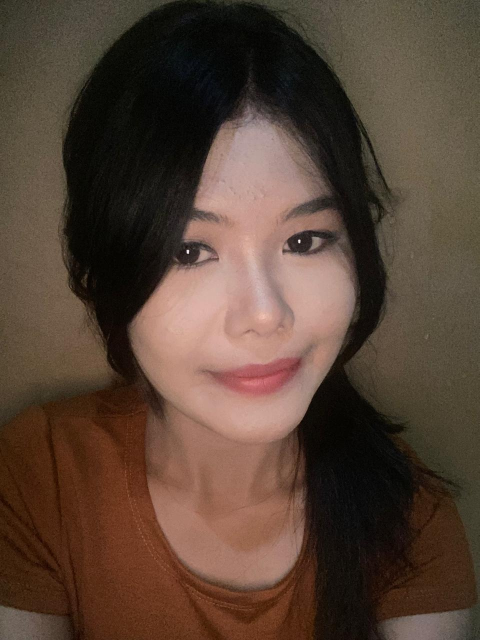
#> input picture data/marsella.jpeg, 959 x 1280 px (shown at 1/2 size)
$ jupyter execute 121140174_ho2.ipynb
#> lines starting #> are read from the running program, lines starting #| are printed output that depends on the picture; after the words box and inside, x2 and y2 are one past the last pixel; in counts of white or black regions, pixels touching at a corner belong together
# **Tugas Hands On 2**

#### Nama : Marsella Yesi Natalia Sinaga

#### NIM    : 121140174

### **Sistem/Teknologi Multimedia**

## **SOAL 1**
Dengan foto anda sendiri, lakukanlah eksperimen berikut ini. Editlah sebuah foto yang terdapat wajah anda, namun
kali ini tidak dengan photoshop, melainkan dengan python. Lakukan penyesuaian berikut ini.

- Lakukan resize untuk foto anda menjadi 1080 pada dimension terpanjangnya. Gunakan cv2.resize untuk melakukan resize.
 - Buatlah frame berwarna kuning (RGB value: 255, 255, 0) sebesar 25 pixel + dua digit terakhir NIM anda pada setiap sisi foto anda. Frame tersebut akan mengelilingi foto setebal 25 pixel + dua digit terakhir NIM anda.
- Aturlah intensitas warna pada channel merah di bagian tengah (50 - 150), dan naikkan sebesar 20 poin
- Turunkanlah intensitas warna pada channel biru di atas (200- 250), dan turunkan sebesar 20 poin
- Tampilkanlah histogram dari foto tersebut
- Jelaskan hasil eksperimen anda

#### **Import Library**

[cell 1]
import numpy as np
import matplotlib.pyplot as plt
import cv2 # opencv
import os

#### **Membaca Gambar**

[cell 2]
path_img = os.path.join(os.getcwd(), 'data', 'marsella.jpeg')

# mengecek apakah file gambar ada
# jika tidak ada, akan tercetak pesan "File tidak ditemukan: <path>"
if not os.path.exists(path_img):
    print('File tidak ditemukan:', path_img)
    exit()

#### **Loading Gambar**

[cell 3]
img = cv2.imread(path_img)
#> img is the input picture: shape (1280, 959, 3); mean B, G, R 53.4, 66.4, 86.5

#### **Ubah Gambar BGR ke RGB**

[cell 4]
# Mengubah gambar bgr ke rgb
img = cv2.imread(path_img) # masih dalam format BGR
img = cv2.cvtColor(img, cv2.COLOR_BGR2RGB) # konversi ke format RGB

# Menampilkan gambar
plt.axis ('off')
plt.imshow(img)
plt.show()

#### **Resize Gambar**

[cell 5]
# Menghitung rasio untuk resize
height, width = img.shape[:2]
#> height = 1280; width = 959
if height > width:
    new_height = 1080
    new_width = int((1080 / height) * width)
#> new_width = 809
else:
    new_width = 1080
    new_height = int((1080 / width) * height)

# Resize foto
resized_img = cv2.resize(img, (new_width, new_height))
plt.imshow(resized_img)
plt.show()

#### **Membuat Frame**

[cell 6]
# Menghitung dimensi bingkai
frame_thickness = 25 + 74
yellow_frame = np.zeros((resized_img.shape[0] + frame_thickness * 2, resized_img.shape[1] + frame_thickness * 2, 3), dtype=np.uint8)
yellow_frame[:] = (255, 255, 0)

# Menempatkan gambar di tengah bingkai
yellow_frame[frame_thickness:frame_thickness + resized_img.shape[0], frame_thickness:frame_thickness + resized_img.shape[1]] = resized_img
plt.imshow(yellow_frame)
plt.show()

#### **Mengatur Intensitas Warna**

[cell 7]
# Naikkan channel merah di bagian tengah (50-150)
yellow_frame[frame_thickness:frame_thickness + resized_img.shape[0], frame_thickness:frame_thickness + resized_img.shape[1]] = resized_img
middle_row_start = yellow_frame.shape[0] // 2 - 50
#> middle_row_start = 589
middle_row_end = yellow_frame.shape[0] // 2 + 50
#> middle_row_end = 689

# Menaikkan intensitas channel merah sebesar 20 poin
yellow_frame[middle_row_start:middle_row_end, :, 0] = np.clip(
    yellow_frame[middle_row_start:middle_row_end, :, 0] + 20, 0, 255
)
plt.imshow(yellow_frame)
plt.show()

[cell 8]
# Turunkan intensitas channel biru di bagian atas (200-250)
blue_row_start = 200
blue_row_end = 250

# Menurunkan intensitas channel biru sebesar 20 poin
yellow_frame[blue_row_start:blue_row_end, :, 2] = np.clip(
    yellow_frame[blue_row_start:blue_row_end, :, 2] - 20, 0, 255
)
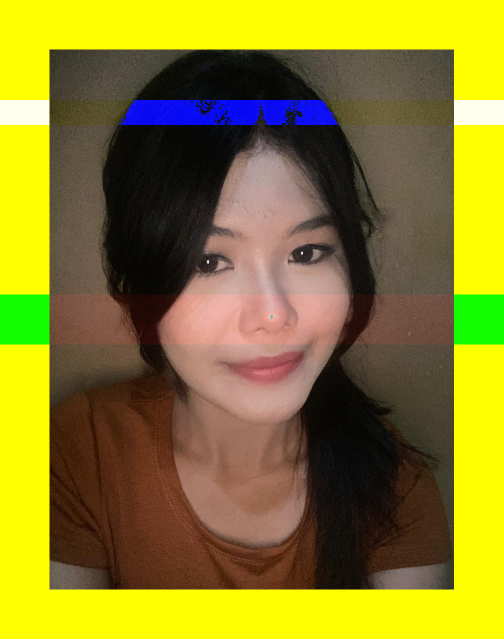
#> yellow_frame: shape (1278, 1007, 3) (shown at 1/2 size); mean R, G, B 138.2, 126.9, 41
plt.imshow(yellow_frame)
plt.show()

#### **Tampilan Histogram**

[cell 9]
# Menampilkan histogram dari gambar yang telah dimodifikasi
plt.figure(figsize=(12, 6))

# Menampilkan Histogram
red_hist, bins = np.histogram(yellow_frame[:, :, 0].ravel(), bins=256, range=[0, 256])
#> red_hist = 256 values, max 393431 at index 255, min 5 at index 252, mean 5027.1; bins = 257 values from 0 to 256
plt.subplot(1, 3, 1)
plt.plot(bins[:-1], red_hist, color='red')
plt.xlim([0, 256])
plt.title('Histogram Merah')

# Histogram untuk channel hijau
green_hist, bins = np.histogram(yellow_frame[:, :, 1].ravel(), bins=256, range=[0, 256])
#> green_hist = 256 values, max 413226 at index 255, min 0 at index 193, mean 5027.1
plt.subplot(1, 3, 2)
plt.plot(bins[:-1], green_hist, color='green')
plt.xlim([0, 256])
plt.title('Histogram Hijau')

# Histogram untuk channel biru
blue_hist, bins = np.histogram(yellow_frame[:, :, 2].ravel(), bins=256, range=[0, 256])
#> blue_hist = 256 values, max 406532 at index 0, min 0 at index 186, mean 5027.1
plt.subplot(1, 3, 3)
plt.plot(bins[:-1], blue_hist, color='blue')
plt.xlim([0, 256])
plt.title('Histogram Biru')

plt.tight_layout()
plt.show()
#> figure, not shown here; panel 1: curve peaks at x = 255, y = 393431; panel 2: curve peaks at x = 255, y = 413226; panel 3: curve peaks at x = 0, y = 406532

#### **Hasil Eksperimen**

- Resizing: Foto diubah ukurannya sehingga dimensi terpanjangnya menjadi 1080 piksel, memastikan ukuran yang sesuai untuk analisis lebih lanjut.

- Frame Kuning: Bingkai berwarna kuning (RGB: 255, 255, 0) dengan ketebalan 25 piksel ditambah dua digit terakhir dari NIM ditambahkan di setiap sisi foto, memberikan efek visual yang menarik.

- Penyesuaian Intensitas Warna:

    Channel Merah: Intensitas pada channel merah di bagian tengah dinaikkan sebesar 20 poin, membuat area tersebut lebih cerah.
    Channel Biru: Intensitas pada channel biru untuk piksel dengan nilai 200-250 diturunkan sebesar 20 poin, mengurangi saturasi warna biru.

- Histogram: Setelah semua modifikasi dilakukan, histogram dari foto yang telah diedit ditampilkan. Histogram ini menunjukkan distribusi intensitas piksel untuk setiap channel warna (merah, hijau, dan biru), memberikan gambaran visual tentang bagaimana perubahan yang dilakukan memengaruhi komposisi warna keseluruhan gambar.

## **SOAL 2**
Dengan foto anda sendiri, lakukanlah eksperimen berikut ini

- Convert image dari RGB menjadi Grayscale
- Tampilkan histogram dari foto tersebut
- Lakukanlah normalisasi level intensitas warna pada foto tersebut. Aturlah agar intensitas warna terendah menjadi 0, dan intensitas warna tertinggi menjadi 255
- Tampilkan histogram dari hasil normalisasi
- Buatlah pixel-art dari foto tersebut. Caranya adalah dengan mengubah intensitas warna menjadi 0 atau 255. Jika intensitas warna < 128, maka ubah menjadi 0, dan jika intensitas warna >= 128, maka ubah menjadi 255. Tunjukkan hasilnya

#### **Convert Image dari RGB menjadi Grayscale**

[cell 10]
gray_img = cv2.cvtColor(resized_img, cv2.COLOR_BGR2GRAY)
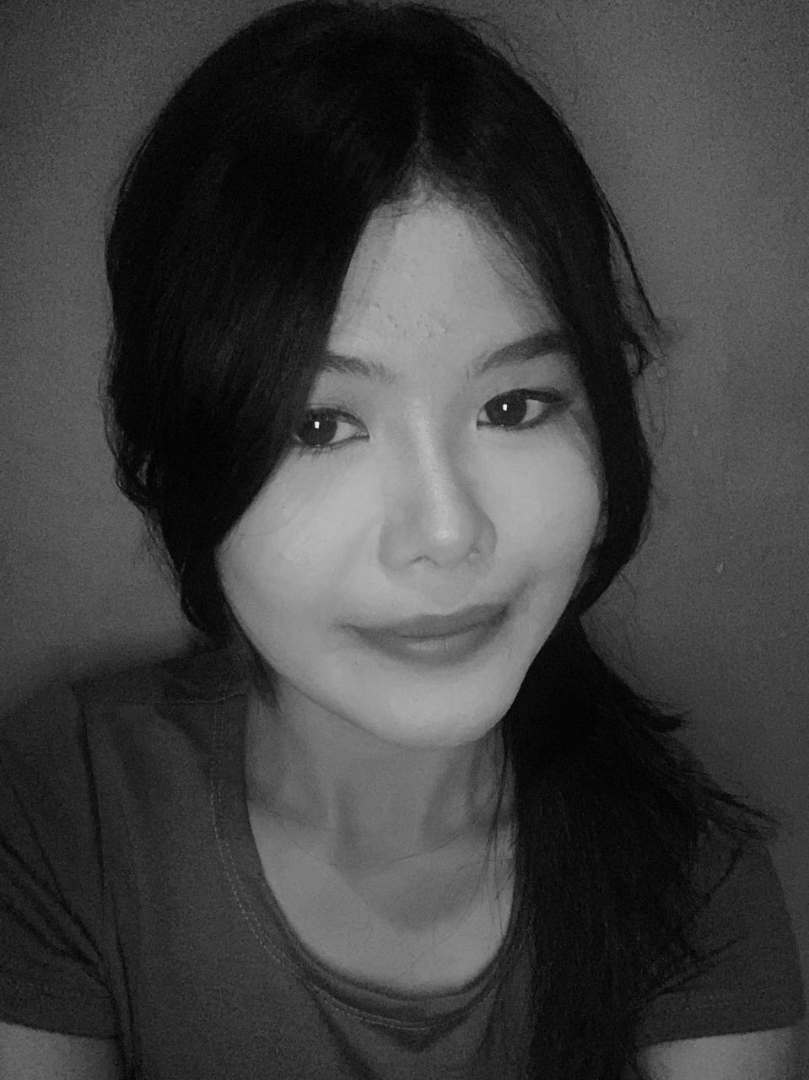
#> gray_img: shape (1080, 809); min 0, max 248, mean 64.7
plt.imshow(gray_img, cmap='gray')
plt.show()

#### **Tampilan Histogram**

[cell 11]
# Hitung histogram
hist_gray = cv2.calcHist([gray_img], [0], None, [256], [0, 256])
#> hist_gray = 256 values, max 15749 at index 9, min 0 at index 194, mean 3413

# Tampilkan histogram
plt.plot(hist_gray, color='blue')
plt.xlim([0, 256])
plt.title("Histogram Grayscale")
plt.xlabel("Intensitas")
plt.ylabel("Jumlah Piksel")
plt.show()
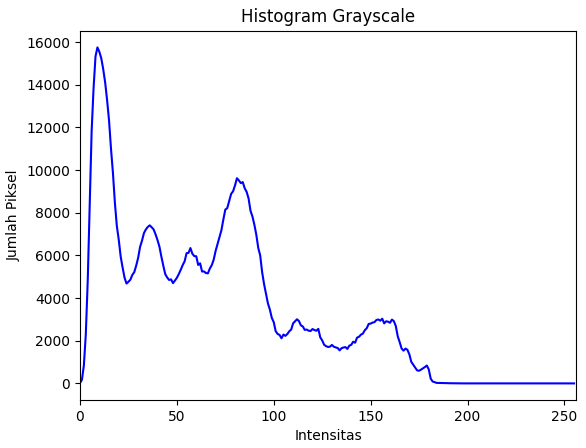
#> figure drawn by matplotlib, 1 panel; curve peaks at x = 9, y = 15749

#### **Normalisasi level intensitas warna**

[cell 12]
# Normalisasi level intensitas
min_val = np.min(gray_img)
#> min_val = 0
max_val = np.max(gray_img)
#> max_val = 248
normalized_img = (gray_img - min_val) * (255 / (max_val - min_val))
normalized_img = normalized_img.astype(np.uint8)
plt.imshow(normalized_img, cmap='gray')
plt.show()

#### **Tampilan Histogram dari Hasil Normalisasi**

[cell 13]
# Hitung histogram untuk gambar yang dinormalisasi
hist_normalized = cv2.calcHist([normalized_img], [0], None, [256], [0, 256])
#> hist_normalized = 256 values, max 15749 at index 9, min 0 at index 36, mean 3413

# Tampilkan histogram
plt.plot(hist_normalized, color='blue')
plt.xlim([0, 256])
plt.title("Histogram Gambar Normalisasi")
plt.show()
#> figure, not shown here; curve peaks at x = 9, y = 15749

#### **Membuat Pixel-Art**

[cell 14]
# Ubah intensitas warna menjadi 0 atau 255
pixel_art_img = np.where(normalized_img < 128, 0, 255).astype(np.uint8)
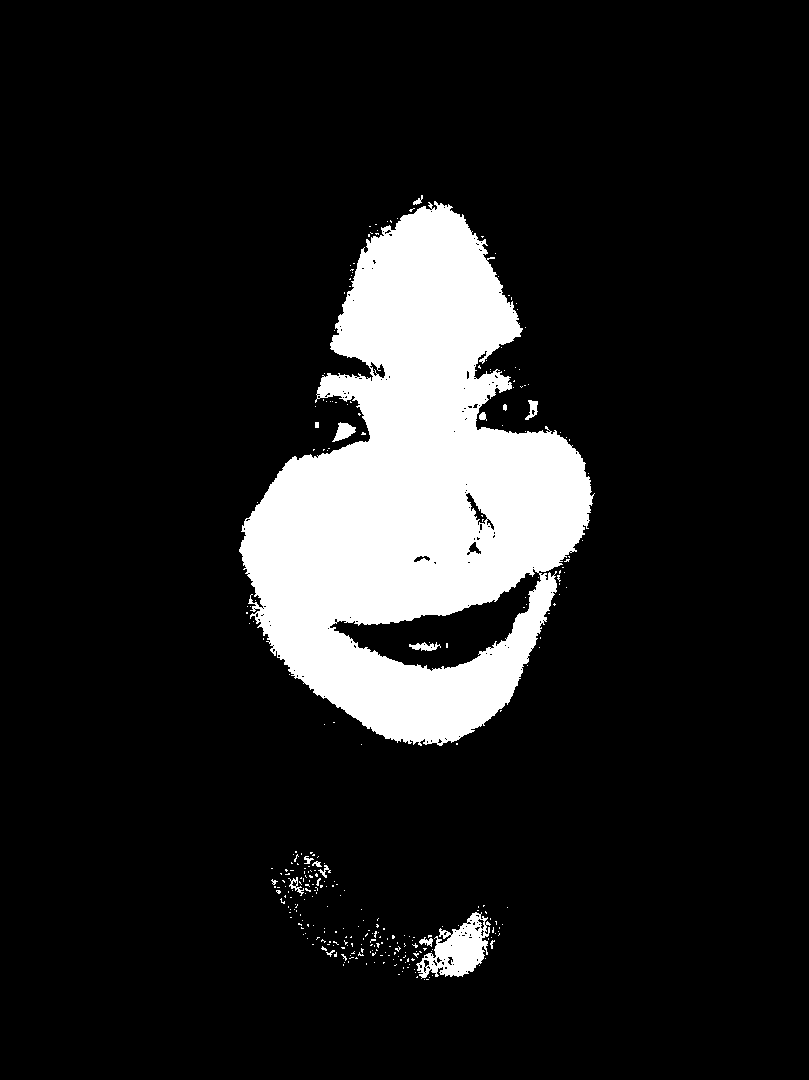
#> pixel_art_img: shape (1080, 809); 12.4% white; 306 white regions (290 under 20 px), largest, box (x1, y1, x2, y2) and area: (239, 201, 595, 746) 104200, (416, 912, 491, 979) 2478, (332, 422, 356, 442) 257
plt.imshow(pixel_art_img, cmap='gray')
plt.show()

#### **Hasil Eksperimen**

- Konversi Gambar dari RGB ke Grayscale: Gambar yang berisi wajah saya diubah menjadi format grayscale, di mana setiap piksel pada gambar baru merepresentasikan tingkat kecerahan, dengan nilai antara 0 (hitam) hingga 255 (putih). Proses ini menghilangkan informasi warna, sehingga fokus hanya pada kontras dan pencahayaan gambar.

- Histogram Gambar Grayscale: Histogram dari gambar grayscale ditampilkan untuk menunjukkan distribusi intensitas piksel. Histogram ini memberikan informasi tentang sebaran kecerahan dalam gambar, mengindikasikan seberapa banyak piksel berada pada masing-masing level intensitas.

- Normalisasi Level Intensitas Warna: Setelah konversi, dilakukan normalisasi pada intensitas warna agar nilai terendah menjadi 0 dan tertinggi menjadi 255. Proses ini meningkatkan kontras gambar dengan merentangkan nilai intensitas, sehingga detail gambar menjadi lebih jelas dan lebih terlihat.

- Histogram Setelah Normalisasi: Histogram dari gambar yang sudah dinormalisasi ditampilkan. Histogram ini menunjukkan perubahan distribusi intensitas setelah normalisasi, yang seharusnya menunjukkan rentang yang lebih luas dibandingkan histogram sebelumnya.

- Membuat Pixel-Art: Gambar grayscale diubah menjadi format pixel-art dengan mengganti intensitas warna. Jika nilai intensitas kurang dari 128, maka diubah menjadi 0 (hitam); jika lebih besar atau sama dengan 128, maka diubah menjadi 255 (putih). Hasilnya adalah gambar yang terlihat seperti pixel-art, di mana hanya dua warna (hitam dan putih) yang digunakan.

## **SOAL 3**
Dengan foto anda sendiri, lakukanlah eksperimen berikut ini

- Naikkan kecerahan (brightnes) pada foto tersebut. Anda tidak boleh menggunakan library cv2 untuk menaikkan kecerahan. Anda hanya boleh menggunakan operasi matriks. Jelaskan langkah-langkah yang anda lakukan. Tampilkan histogram dari foto tersebut
- Turunkan saturasi warna pada foto tersebut. Anda tidak boleh menggunakan library cv2 untuk menurunkan saturasi warna. Anda hanya boleh menggunakan operasi matriks. Jelaskan langkah-langkah yang anda lakukan. Tampilkan histogram dari foto tersebut
- Turunkan kontras pada foto tersebut. Anda tidak boleh menggunakan library cv2 untuk menurunkan kontras. Anda hanya boleh menggunakan operasi matriks. Jelaskan langkah-langkah yang anda lakukan. Tampilkan histogram dari foto tersebut

#### **Membaca Gambar**

[cell 15]
path_img = os.path.join(os.getcwd(), 'data', 'marsella.jpeg')

# mengecek apakah file gambar ada
# jika tidak ada, akan tercetak pesan "File tidak ditemukan: <path>"
if not os.path.exists(path_img):
    print('File tidak ditemukan:', path_img)
    exit()
img = plt.imread(path_img)

# Menampilkan gambar
plt.axis ('off')
plt.imshow(img)
plt.show()

#### **Menaikkan Kecerahan (Brightnes)**

[cell 16]
# Manipulasi Gambar ke format Float
img = img.astype(np.float32)

# Menaikkan kecerahan
brightness_increase = 50
brightened_img = np.clip(img + brightness_increase, 0, 255)
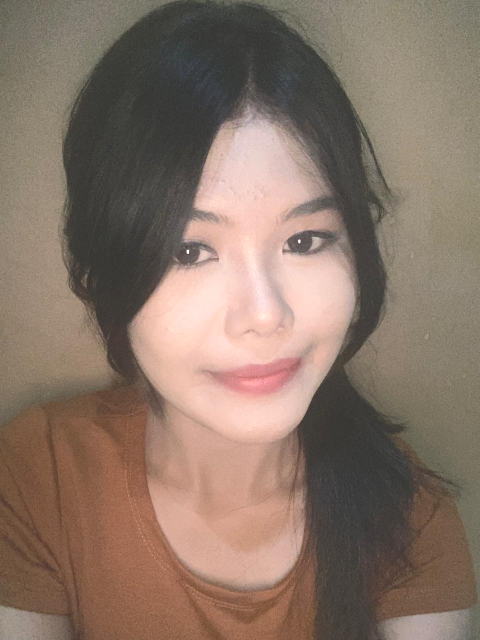
#> brightened_img: shape (1280, 959, 3) float32 (shown at 1/2 size); mean R, G, B 136.4, 116.4, 103.4
plt.imshow(brightened_img.astype(np.uint8))
plt.show()

### **Penjelasan:**

1. ##### Manipulasi Gambar ke format Float
   Untuk mengonversi tipe data gambar dari format integer ke format float32. karna Operasi aritmatika dalam penambahan kecerahan, dapat menghasilkan nilai yang lebih besar dari 255 (nilai maksimum untuk uint8). Jika tidak mengonversi ke float, penambahan ini dapat menyebabkan overflow (nilai yang melebihi batas maksimum) dan menghasilkan artefak yang tidak diinginkan. Dengan menggunakan float32, maka dapat menangani nilai yang lebih besar tanpa kehilangan informasi. untuk hasil Gambar sekarang berada dalam format float, dengan nilai pixel yang dapat berkisar dari 0 hingga lebih dari 255.

2. ##### Menaikkan kecerahan
   - img + brightness_increase: untuk menambahkan nilai brightness_increase (50) ke setiap pixel dalam gambar. Ini berarti setiap pixel akan menjadi lebih terang dengan nilai 50.
   - np.clip(..., 0, 255): Fungsi np.clip digunakan untuk membatasi nilai pixel agar tetap dalam rentang 0 hingga 255. Jika hasil penambahan kecerahan melebihi 255, maka nilai tersebut akan dipotong menjadi 255. Jika ada nilai yang kurang dari 0 (meskipun dalam konteks ini tidak mungkin karena sudah menggunakan float), maka nilai tersebut akan dipotong menjadi 0.
   - gambar yang telah ditingkatkan kecerahannya, dengan semua nilai pixel yang berada dalam rentang yang valid (0-255).

#### **Tampilan Histogram**

[cell 17]
# Menampilkan histogram
plt.figure(figsize=(12, 6))
plt.subplot(1, 2, 2)
plt.plot(hist_normalized, color='blue')
plt.title('Histogram gambar setelah diberi brightnes')
plt.xlim([0, 256])
plt.show()
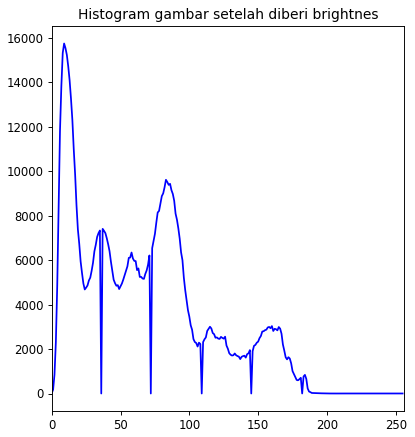
#> figure drawn by matplotlib, 1 panel; curve peaks at x = 9, y = 15749

#### **Menurunkan Saturasi Warna**

[cell 18]
# Menghitung gambar grayscale dengan mengambil rata-rata dari R, G, B
gray_image = np.mean(img, axis=2, keepdims=True).astype(np.uint8)

# Menentukan faktor pengurangan saturasi
saturation_factor = 0.5

# Mengurangi saturasi dengan mencampur gambar grayscale dengan gambar asli
desaturated_image = (img * saturation_factor + gray_image * (1 - saturation_factor)).astype(np.uint8)
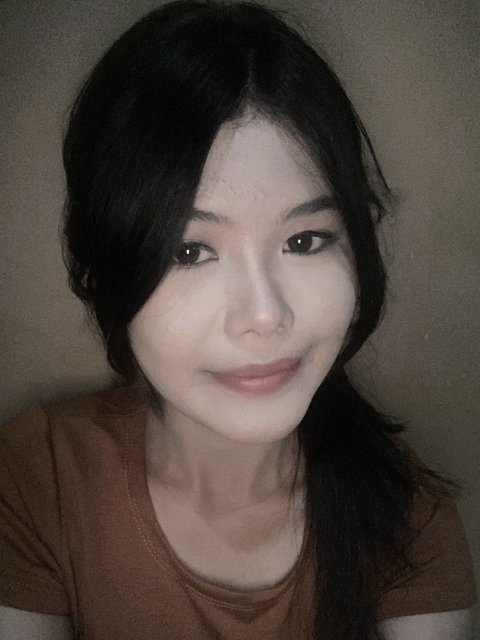
#> desaturated_image: shape (1280, 959, 3) (shown at 1/2 size); mean R, G, B 77.3, 67.2, 60.7
plt.imshow(desaturated_image)
plt.show

#### **Penjelasan** :
- pertama menghitung gambar grayscale dengan mengambil rata-rata nilai R, G, dan B setiap piksel menggunakan fungsi np.mean(img, axis=2, keepdims=True), yang menghasilkan matriks grayscale berukuran (tinggi, lebar, 1).
- Selanjutnya, menetapkan faktor pengurangan saturasi sebesar 0.5, yang berarti gambar akan memiliki saturasi setengah dari saturasi aslinya.
- Kemudian, mengurangi saturasi dengan mencampurkan gambar asli yang telah dikalikan dengan faktor pengurangan saturasi dan gambar grayscale yang telah dikalikan dengan (1 - saturation_factor), menghasilkan gambar akhir desaturated_image yang memiliki warna lebih lembut.
- Terakhir, gambar hasil ini ditampilkan menggunakan plt.imshow(desaturated_image) diikuti dengan plt.show() untuk memperlihatkan efek pengurangan saturasi yang telah diterapkan.

#### **Tampilan Histogram**

[cell 19]
# Histogram gambar yang telah dikurangi saturasinya
plt.figure(figsize=(12, 5))
plt.subplot(1, 3, 3)
plt.hist(desaturated_image.ravel(), bins=256, color='blue', alpha=0.7)
plt.title('Histogram Saturasi Rendah')
plt.show()
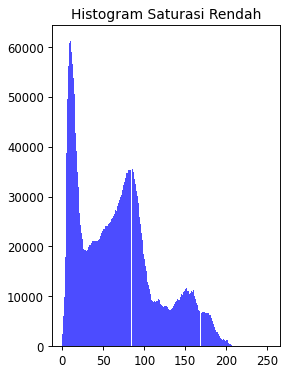
#> figure drawn by matplotlib, 1 panel; tallest bar 61263 high, from x = 8.89 to 9.88

#### **Menurunkan Kontras**

[cell 20]
# Menghitung rata-rata intensitas gambar
mean_intensity = np.mean(img)
#> mean_intensity = 68.81

# Menentukan faktor pengurangan kontras
contrast_factor = 0.5

# Mengurangi kontras menggunakan formula
low_contrast_image = ((img - mean_intensity) * contrast_factor + mean_intensity).astype(np.uint8)
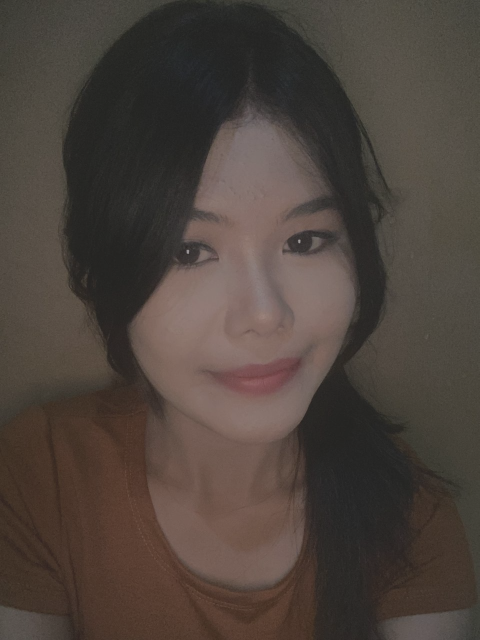
#> low_contrast_image: shape (1280, 959, 3) (shown at 1/2 size); mean R, G, B 77, 67, 60.5

# Membatasi nilai piksel agar tetap dalam rentang 0-255
low_contrast_image = np.clip(low_contrast_image, 0, 255)
plt.imshow(low_contrast_image)
plt.show()

#### **Penjelasan** :

- mean_intensity = np.mean(img) digunakan sebagai acuan untuk menurunkan kontras.
- Nilai contrast_factor = 0.5 mengatur seberapa besar kontras dikurangi—dalam hal ini, setengahnya.
- Formula ((img - mean_intensity) * contrast_factor + mean_intensity) mendekatkan intensitas tiap piksel ke rata-rata, menurunkan perbedaan intensitas di gambar, sehingga kontras berkurang.
- Setelah itu, np.clip(low_contrast_image, 0, 255) membatasi nilai piksel agar tetap dalam rentang 0-255, sehingga tidak ada distorsi akibat intensitas yang terlalu tinggi atau rendah.
- Gambar hasil dengan kontras yang sudah berkurang kemudian ditampilkan menggunakan plt.imshow(low_contrast_image) dan plt.show().

#### **Tampilan Histogram**

[cell 21]
# Histogram gambar yang telah dikurangi kontrasnya
plt.figure(figsize=(12, 5))
plt.subplot(1, 3, 3)
plt.hist(low_contrast_image.ravel(), bins=256, color='blue', alpha=0.7)
plt.title('Histogram Kontras Rendah')
plt.show()
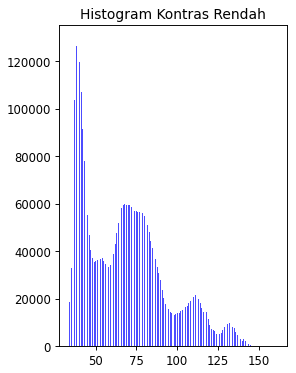
#> figure drawn by matplotlib, 1 panel; tallest bar 128714 high, from x = 38.96 to 39.46
